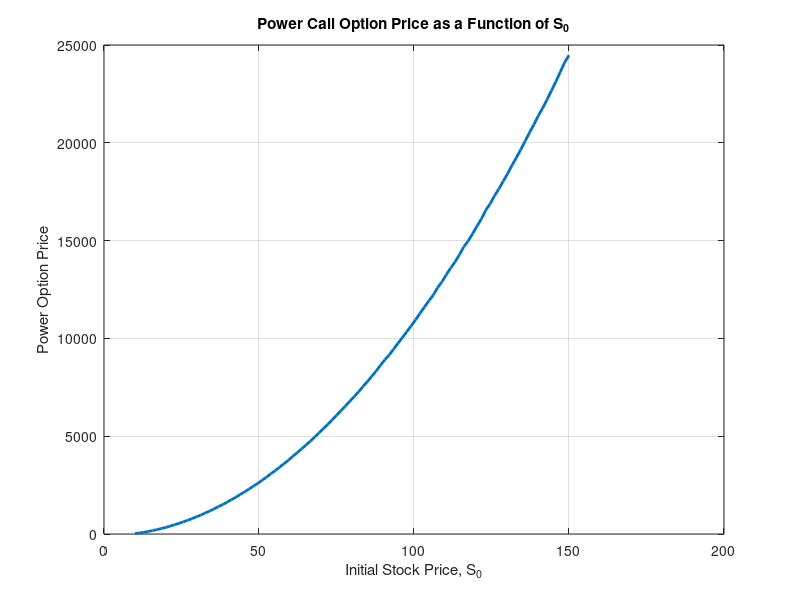

Here is the MATLAB script that generated this plot:
% MATLAB Code for Pricing a Power Option and Plotting the Price vs. Underlying Price

% Clear workspace and command window


% Parameters for the option and underlying asset
K = 100;        % Strike price
r = 0.05;       % Risk-free interest rate (annual)
sigma = 0.2;    % Volatility (annual)
T = 1;          % Time to maturity in years
n = 2;          % Power exponent (payoff is max(S_T^n - K, 0))
numPaths = 1e5; % Number of Monte Carlo simulation paths

% ---------------------------
% Price the Power Option
% ---------------------------
% Assume a given initial stock price S0
S0 = 100;

% Simulate terminal stock prices under the risk-neutral measure:
% S_T = S0 * exp((r - 0.5*sigma^2)*T + sigma*sqrt(T)*Z)
Z = randn(numPaths, 1);  % Standard normal random numbers
ST = S0 * exp((r - 0.5*sigma^2)*T + sigma*sqrt(T)*Z);

% Compute the payoff of a power call option: max(S_T^n - K, 0)
payoffs = max(ST.^n - K, 0);

% Discount the average payoff to obtain the option price
price = exp(-r*T) * mean(payoffs);

fprintf('Monte Carlo Price for the Power Call Option with S0 = %.2f: %.4f\n', S0, price);

% ---------------------------
% Plot Option Price vs. Initial Stock Price S0
% ---------------------------
S0_range = linspace(10, 150, 100);  % Range of initial stock prices
prices = zeros(size(S0_range));     % Preallocate array for option prices

for i = 1:length(S0_range)
    S0_i = S0_range(i);
    % Simulate terminal prices for each S0_i
    ST_i = S0_i * exp((r - 0.5*sigma^2)*T + sigma*sqrt(T)*randn(numPaths, 1));
    % Compute payoff and option price for this S0_i
    payoff_i = max(ST_i.^n - K, 0);
    prices(i) = exp(-r*T) * mean(payoff_i);
end

% Create the plot
figure;
plot(S0_range, prices, 'LineWidth', 2);
xlabel('Initial Stock Price, S_0');
ylabel('Power Option Price');
title('Power Call Option Price as a Function of S_0');
grid on;
